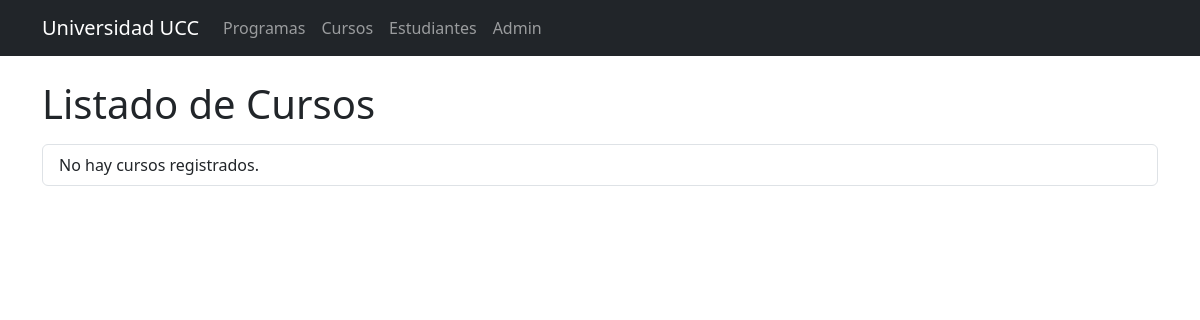
The app's page /cursos/, older data.
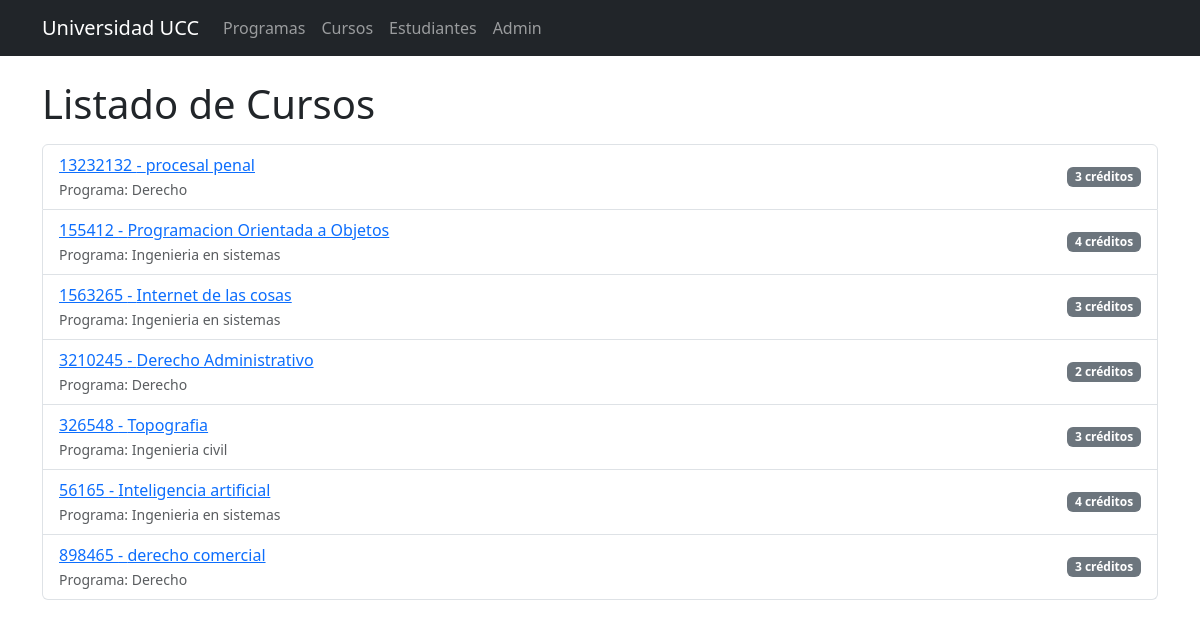
The same page, newer data.
### ucc/models.py (models this page shows, shortened)
class Curso(models.Model):
    programa = models.ForeignKey(Programa, on_delete=models.CASCADE, related_name='cursos')
    codigo = models.CharField(max_length=10, unique=True)
    nombre = models.CharField(max_length=120)
    creditos = models.PositiveSmallIntegerField(default=3)

class Programa(models.Model):
    nombre = models.CharField(max_length=120, unique=True)
    descripcion = models.TextField(blank=True)

### ucc/views.py (the view)
# urls.py: path("cursos/", views.lista_cursos, name="curso-list"),
def lista_cursos(request):
    cursos = (
        Curso.objects
        .select_related("programa")
        .all()
        .order_by("codigo")
    )
    return render(request, "ucc/curso_list.html", {"cursos": cursos})

### ucc/templates/ucc/curso_list.html (shortened to what this page needs)
{% extends "ucc/base.html" %}
{% block content %}
  <h1 class="mb-3">Listado de Cursos</h1>
  <ul class="list-group">
    {% for c in cursos %}
      <li class="list-group-item d-flex justify-content-between align-items-center">
        <span>
          <a href="{% url 'curso-detail' c.pk %}">
            {{ c.codigo }} - {{ c.nombre }}
          </a>
          <br>
          <small class="text-muted">Programa: {{ c.programa.nombre }}</small>
        </span>
        <span class="badge bg-secondary">{{ c.creditos }} créditos</span>
      </li>
    {% empty %}
      <li class="list-group-item">No hay cursos registrados.</li>
    {% endfor %}
  </ul>
{% endblock %}

### ucc/templates/ucc/base.html (shortened to what this page needs)
{% load static %}
<!doctype html>
<html lang="es">
<head>
  <link href="https://cdn.jsdelivr.net/npm/bootstrap@5.3.3/dist/css/bootstrap.min.css" rel="stylesheet">
</head>
<body>
  <nav class="navbar navbar-expand-lg navbar-dark bg-dark mb-4">
    <div class="container">
      <a class="navbar-brand" href="{% url 'home' %}">Universidad UCC</a>
      <div class="collapse navbar-collapse">
        <ul class="navbar-nav me-auto">
          <li class="nav-item">
            <a class="nav-link" href="{% url 'programa-list' %}">Programas</a>
          </li>
          <li class="nav-item">
            <a class="nav-link" href="{% url 'curso-list' %}">Cursos</a>
          </li>
          <li class="nav-item">
            <a class="nav-link" href="{% url 'estudiante-list' %}">Estudiantes</a>
          </li>
          <li class="nav-item">
            <a class="nav-link" href="/admin/">Admin</a>
          </li>
        </ul>
      </div>
    </div>
  </nav>
  <div class="container">
    {% block content %}{% endblock %}
  </div>
</body>
</html>

Row changes from the older to the newer data that the page shows:
added Curso: codigo "13232132", nombre "procesal penal", programa.nombre "Derecho", creditos "3"
added Curso: codigo "155412", nombre "Programacion Orientada a Objetos", programa.nombre "Ingenieria en sistemas", creditos "4"
added Curso: codigo "1563265", nombre "Internet de las cosas", programa.nombre "Ingenieria en sistemas", creditos "3"
added Curso: codigo "3210245", nombre "Derecho Administrativo", programa.nombre "Derecho", creditos "2"
added Curso: codigo "326548", nombre "Topografia", programa.nombre "Ingenieria civil", creditos "3"
added Curso: codigo "56165", nombre "Inteligencia artificial", programa.nombre "Ingenieria en sistemas", creditos "4"
added Curso: codigo "898465", nombre "derecho comercial", programa.nombre "Derecho", creditos "3"
Text that changed along with them:
text no longer shown: "No hay cursos registrados."
